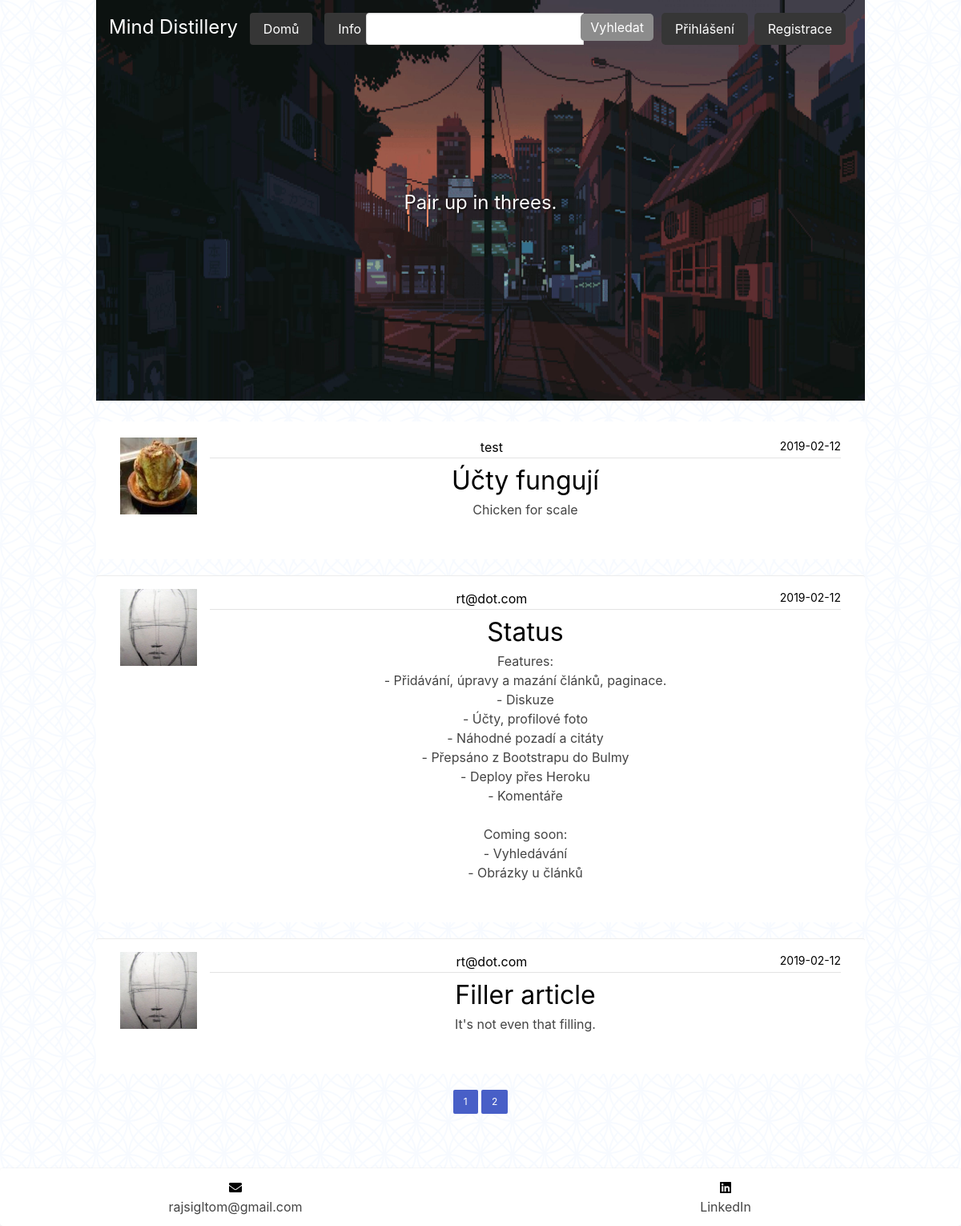
The page /home on the database its author committed.
### minddis/models.py (models this page shows, shortened)
class Post(db.Model):
    id = db.Column(db.Integer, primary_key=True)
    title = db.Column(db.String(100), nullable=False)
    date_posted = db.Column(db.DateTime, nullable=False, default=datetime.utcnow)
    content = db.Column(db.Text, nullable=False)
    content_image = db.Column(db.String(20), nullable=True)
    user_id = db.Column(db.Integer, db.ForeignKey('user.id'), nullable=False)

class User(db.Model, UserMixin):
    id = db.Column(db.Integer, primary_key=True)
    username = db.Column(db.String(20), unique=True, nullable=False)
    email = db.Column(db.String(120), unique=True, nullable=False)
    motto = db.Column(db.String(333), nullable=True)
    image_file = db.Column(db.String(20), nullable=False, default='default.jpg')
    password = db.Column(db.String(60), nullable=False)
    posts = db.relationship('Post', backref='author', lazy=True)

### minddis/routes.py (the view)
@app.route("/")
@app.route("/home")
def home():
    r_quote = random_quote()
    r = random_bg()
    page = request.args.get('page', 1, type=int)
    posts = Post.query.order_by(Post.date_posted.desc()).paginate(page=page, per_page=3)
    return render_template('home.html', posts=posts, r=r, r_quote=r_quote)

### minddis/routes.py (called while the page is built)
def random_bg():
    r = random.choice(os.listdir(os.path.join(app.static_folder, 'backgrounds')))
    return r

### minddis/templates/home.html
{% extends "layout.html" %}
{% block content %}
    {% for post in posts.items %}
        <article class="media content-section">
          <img class="image is-96x96 article-img" src="{{ url_for('static', filename='profile_pics/' + post.author.image_file) }}">
          <div class="media-body">
            <div class="article-metadata">
              <a class="mr-2" href="{{ url_for('user_posts', username=post.author.username) }}">{{ post.author.username }}</a>
              <small class="text-muted is-pulled-right">{{ post.date_posted.strftime('%Y-%m-%d') }}</small>
            </div>
            <h2><a class="is-size-3" href="{{url_for('post', post_id=post.id)}}">{{ post.title }}</a></h2>
            <p class="article-content">{{ post.content }}</p>
          </div>
        </article>
    {% endfor %}
    {% for page_num in posts.iter_pages(left_edge=1, right_edge=1, left_current=1, right_current=2) %}
      {% if page_num %}
        {% if posts.page == page_num %}
          <a class="button is-link is-small" href="{{ url_for('home', page=page_num) }}">{{ page_num }}</a>
        {% else %}
          <a class="button is-link is-small" href="{{ url_for('home', page=page_num) }}">{{ page_num }}</a>
        {% endif %}
      {% else %}
        <span id='dots'>...</span>
      {% endif %}
    {% endfor %}
{% endblock content %}

### minddis/templates/layout.html (shortened to what this page needs)
<!DOCTYPE html>
<html lang="en">
<head>
    <link rel="stylesheet" href="https://cdnjs.cloudflare.com/ajax/libs/bulma/0.7.2/css/bulma.min.css" />
    <link rel="stylesheet" type="text/css" href="{{ url_for('static', filename='main.css') }}">
</head>
<body>
    <div class="container">
      <img src="/static/backgrounds/{{ r }}" id='ranbg' alt="Gone" style="width:100%;">
      <div class="top-left">
          <a href="#">Mind Distillery</a>
          <a class='button is-dark' id='left_button' href="{{ url_for('home') }}">Domů</a>
          <a class='button is-dark' id='left_button' href="{{ url_for('about') }}">Info</a>
          <a class="button is-dark" id='left_button' href="{{ url_for('comments') }}">Diskuze</a>
      </div>
      <div class="top-right">
        <div class="field has-addons">
          <div class="control">
            <input class="input" type="text" placeholder="">
          </div>
          <div class="control">
            <a class="search">Vyhledat</a>
          </div>
            {% if current_user.is_authenticated %}
              <a class="button is-dark" href="{{ url_for('new_post') }}">Nový příspěvek</a>
              <a class="button is-dark" href="{{ url_for('account') }}">Profil</a>
              <a class="button is-dark" href="{{ url_for('logout') }}">Odhlásit</a>
            {% else %}
              <a class="button is-dark" href="{{ url_for('login') }}">Přihlášení</a>
              <a class="button is-dark" href="{{ url_for('register') }}">Registrace</a>
            {% endif %}
        </div>
      </div>
      <div class="centered">
        <div class="container has-text-centered">
          <h1>{{ r_quote }}</h1>
        </div>
      </div>
    </div>
    <div class="container">
          {% block content %}{% endblock %}
    </div>
    <footer>
      <div class="block card info">
        <div class="columns">
          <div class="column is-half has-text-centered ">
            <a href="mailto:rajsigltom@gmail.com"><i class="fas fa-envelope"></i></a>
              <p>rajsigltom@gmail.com</p>
          </div>
          <div class="column is-half has-text-centered">
            <a href="https://www.linkedin.com/in/tom%C3%A1%C5%A1-rajsigl-660683b9/"><i class="fab fa-linkedin"></i></a>
           <p>LinkedIn</p>
          </div>
        </div>
      </div>
    </footer>
</body>
</html>

### minddis/static/main.css (style rules this page uses)
* { margin: 0; padding: 0; border: 0; outline: 0; font-size: 100%; vertical-align: baseline; background: transparent; }
body { background-color: #ffffff; color: #333333; }
h1, h2, h3, h4, h5, h6, p { color: #444444; }
a, small { color:#000; }
footer { margin-top: 5rem; }
.container { position: relative; text-align: center; color: white; }
#ranbg { height: 500px; }
.top-left { position: absolute; top: 16px; left: 16px; font-size:1.5rem; }
.top-left a { color:#fff; margin-right: .5rem; }
.top-right { position: absolute; top: 16px; right: 16px; }
.top-right a { margin-right: .5rem; border-radius: 5px; }
.search { background-color: #8c8c8c; color: #fff; padding: .45rem .75rem .45rem .75rem; position: relative; top:6px; right:3px; }
.centered { position: absolute; top: 50%; left: 50%; transform: translate(-50%, -50%); color:#fff; font-size: 1.2rem; text-shadow: 1px 1px 2px rgba(0,0,0,0.78); }
.centered h1 { font-size: 1.5rem; margin:1rem; color: #fff; }
.content-section { margin:auto; background: #ffffff; padding: 20px 30px 50px 30px; border-radius: 3px; margin-bottom: 20px; margin-top: 20px; max-width: 1000px; }
.article-content { white-space: pre-wrap; }
.article-img { height: 65px; width: 65px; margin-right: 16px; }
.media-body { width: 100%; }
.article-metadata { padding-bottom: 1px; margin-bottom: 4px; border-bottom: 1px solid #e3e3e3 }
.fa-linkedin { color: #000000; }
.fa-envelope { color:#000000; }

### rows shown on the page
Post: image_file (picture), author.username "test", date_posted "2019-02-12", title "Účty fungují", content "Chicken for scale"
Post: image_file (placeholder picture), author.username "rt@dot.com", date_posted "2019-02-12", title "Status", content "Features: - Přidávání, úpravy a mazání článků, paginace. - Diskuze - Účty, profilové foto - Náhodné pozadí a citáty - Přepsáno z Bootstrapu do Bulmy - Deploy přes Heroku - Komentáře Coming soon: - Vyhledávání - Obrázky u článků"
Post: image_file (placeholder picture), author.username "rt@dot.com", date_posted "2019-02-12", title "Filler article", content "It's not even that filling."

### other values the page prints
{{ r_quote }} "Pair up in threes."
{{ page_num }} "1"
{{ page_num }} "2"
